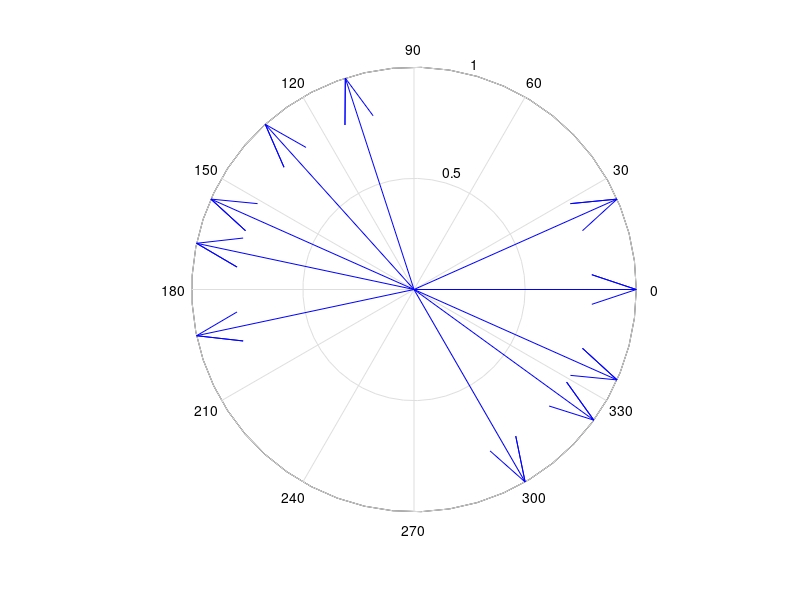

Source code (MATLAB):

close all
clear all
clc

%24Slot-22Pole-First Harmonic
M = cos(0*pi/180)
N = sin(0*pi/180)
figure(1)
compass(M)
hold on
M = cos(132*pi/180)
N = sin(132*pi/180)
figure(1)
compass(M, N)
hold on
M = cos(168*pi/180)
N = sin(168*pi/180)
figure(1)
compass(M, N)
hold on
M = cos(300*pi/180)
N = sin(300*pi/180)
figure(1)
compass(M, N)
hold on
M = cos(336*pi/180)
N = sin(336*pi/180)
figure(1)
compass(M, N)
hold on
M = cos(108*pi/180)
N = sin(108*pi/180)
figure(1)
compass(M, N)
hold on
M = cos(24*pi/180)
N = sin(24*pi/180)
figure(1)
compass(M, N)
hold on
M = cos(156*pi/180)
N = sin(156*pi/180)
figure(1)
compass(M, N)
hold on
M = cos(192*pi/180)
N = sin(192*pi/180)
figure(1)
compass(M, N)
hold on
M = cos(324*pi/180)
N = sin(324*pi/180)
figure(1)
compass(M, N)
